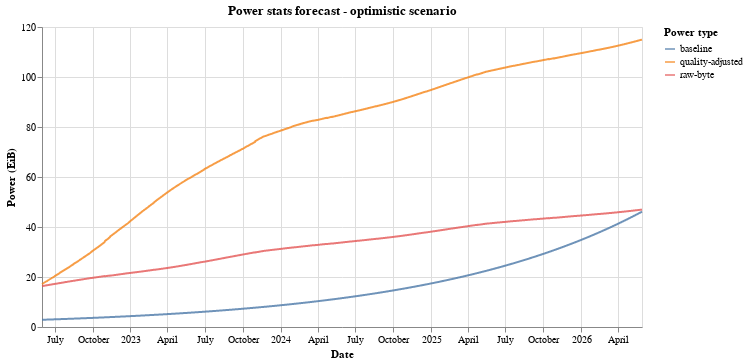

The notebook cell this image was saved under:
### Markdown cell above
#### Plot results

### Code cell
source = df[["date", "total_power", "power_type"]]
source["total_power"] = source["total_power"]/1024.0
source = pd.concat([source, baseline_df])

alt.Chart(source).mark_line(opacity=0.8).encode(
    x=alt.X('date:T', title="Date"),
    y=alt.Y('total_power:Q', title="Power (EiB)"),
    color=alt.Color('power_type:N', legend=alt.Legend(title="Power type"))
).properties(
    width=600, height=300, title="Power stats forecast - optimistic scenario"
)

### Figure 1 — Vega-Lite specification as saved in the notebook (floating-point values rounded to 4 significant figures; data arrays with more than 128 entries replaced by an {"elided": "..."} marker saying what was removed)
{"$schema": "https://vega.github.io/schema/vega-lite/v4.17.0.json", "config": {"view": {"continuousHeight": 300, "continuousWidth": 400}}, "data": {"name": "data-6b7be19a3bcfb4c7a892e5a924f2d3b0"}, "datasets": {"data-6b7be19a3bcfb4c7a892e5a924f2d3b0": {"elided": "4380 records"}}, "encoding": {"color": {"field": "power_type", "legend": {"title": "Power type"}, "type": "nominal"}, "x": {"field": "date", "title": "Date", "type": "temporal"}, "y": {"field": "total_power", "title": "Power (EiB)", "type": "quantitative"}}, "height": 300, "mark": {"opacity": 0.8, "type": "line"}, "title": "Power stats forecast - optimistic scenario", "width": 600}
